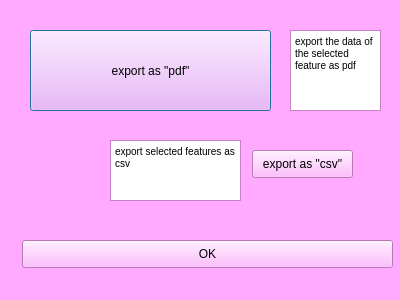
<?xml version="1.0" encoding="UTF-8"?>
<ui version="4.0">
 <class>Dialog</class>
 <widget class="QDialog" name="Dialog">
  <property name="geometry">
   <rect>
    <x>0</x>
    <y>0</y>
    <width>400</width>
    <height>300</height>
   </rect>
  </property>
  <property name="palette">
   <palette>
    <active>
     <colorrole role="WindowText">
      <brush brushstyle="SolidPattern">
       <color alpha="255">
        <red>0</red>
        <green>0</green>
        <blue>0</blue>
       </color>
      </brush>
     </colorrole>
     <colorrole role="Button">
      <brush brushstyle="SolidPattern">
       <color alpha="255">
        <red>255</red>
        <green>170</green>
        <blue>255</blue>
       </color>
      </brush>
     </colorrole>
     <colorrole role="Light">
      <brush brushstyle="SolidPattern">
       <color alpha="255">
        <red>255</red>
        <green>255</green>
        <blue>255</blue>
       </color>
      </brush>
     </colorrole>
     <colorrole role="Midlight">
      <brush brushstyle="SolidPattern">
       <color alpha="255">
        <red>255</red>
        <green>212</green>
        <blue>255</blue>
       </color>
      </brush>
     </colorrole>
     <colorrole role="Dark">
      <brush brushstyle="SolidPattern">
       <color alpha="255">
        <red>127</red>
        <green>85</green>
        <blue>127</blue>
       </color>
      </brush>
     </colorrole>
     <colorrole role="Mid">
      <brush brushstyle="SolidPattern">
       <color alpha="255">
        <red>170</red>
        <green>113</green>
        <blue>170</blue>
       </color>
      </brush>
     </colorrole>
     <colorrole role="Text">
      <brush brushstyle="SolidPattern">
       <color alpha="255">
        <red>0</red>
        <green>0</green>
        <blue>0</blue>
       </color>
      </brush>
     </colorrole>
     <colorrole role="BrightText">
      <brush brushstyle="SolidPattern">
       <color alpha="255">
        <red>255</red>
        <green>255</green>
        <blue>255</blue>
       </color>
      </brush>
     </colorrole>
     <colorrole role="ButtonText">
      <brush brushstyle="SolidPattern">
       <color alpha="255">
        <red>0</red>
        <green>0</green>
        <blue>0</blue>
       </color>
      </brush>
     </colorrole>
     <colorrole role="Base">
      <brush brushstyle="SolidPattern">
       <color alpha="255">
        <red>255</red>
        <green>255</green>
        <blue>255</blue>
       </color>
      </brush>
     </colorrole>
     <colorrole role="Window">
      <brush brushstyle="SolidPattern">
       <color alpha="255">
        <red>255</red>
        <green>170</green>
        <blue>255</blue>
       </color>
      </brush>
     </colorrole>
     <colorrole role="Shadow">
      <brush brushstyle="SolidPattern">
       <color alpha="255">
        <red>0</red>
        <green>0</green>
        <blue>0</blue>
       </color>
      </brush>
     </colorrole>
     <colorrole role="AlternateBase">
      <brush brushstyle="SolidPattern">
       <color alpha="255">
        <red>255</red>
        <green>212</green>
        <blue>255</blue>
       </color>
      </brush>
     </colorrole>
     <colorrole role="ToolTipBase">
      <brush brushstyle="SolidPattern">
       <color alpha="255">
        <red>255</red>
        <green>255</green>
        <blue>220</blue>
       </color>
      </brush>
     </colorrole>
     <colorrole role="ToolTipText">
      <brush brushstyle="SolidPattern">
       <color alpha="255">
        <red>0</red>
        <green>0</green>
        <blue>0</blue>
       </color>
      </brush>
     </colorrole>
     <colorrole role="PlaceholderText">
      <brush brushstyle="SolidPattern">
       <color alpha="128">
        <red>0</red>
        <green>0</green>
        <blue>0</blue>
       </color>
      </brush>
     </colorrole>
    </active>
    <inactive>
     <colorrole role="WindowText">
      <brush brushstyle="SolidPattern">
       <color alpha="255">
        <red>0</red>
        <green>0</green>
        <blue>0</blue>
       </color>
      </brush>
     </colorrole>
     <colorrole role="Button">
      <brush brushstyle="SolidPattern">
       <color alpha="255">
        <red>255</red>
        <green>170</green>
        <blue>255</blue>
       </color>
      </brush>
     </colorrole>
     <colorrole role="Light">
      <brush brushstyle="SolidPattern">
       <color alpha="255">
        <red>255</red>
        <green>255</green>
        <blue>255</blue>
       </color>
      </brush>
     </colorrole>
     <colorrole role="Midlight">
      <brush brushstyle="SolidPattern">
       <color alpha="255">
        <red>255</red>
        <green>212</green>
        <blue>255</blue>
       </color>
      </brush>
     </colorrole>
     <colorrole role="Dark">
      <brush brushstyle="SolidPattern">
       <color alpha="255">
        <red>127</red>
        <green>85</green>
        <blue>127</blue>
       </color>
      </brush>
     </colorrole>
     <colorrole role="Mid">
      <brush brushstyle="SolidPattern">
       <color alpha="255">
        <red>170</red>
        <green>113</green>
        <blue>170</blue>
       </color>
      </brush>
     </colorrole>
     <colorrole role="Text">
      <brush brushstyle="SolidPattern">
       <color alpha="255">
        <red>0</red>
        <green>0</green>
        <blue>0</blue>
       </color>
      </brush>
     </colorrole>
     <colorrole role="BrightText">
      <brush brushstyle="SolidPattern">
       <color alpha="255">
        <red>255</red>
        <green>255</green>
        <blue>255</blue>
       </color>
      </brush>
     </colorrole>
     <colorrole role="ButtonText">
      <brush brushstyle="SolidPattern">
       <color alpha="255">
        <red>0</red>
        <green>0</green>
        <blue>0</blue>
       </color>
      </brush>
     </colorrole>
     <colorrole role="Base">
      <brush brushstyle="SolidPattern">
       <color alpha="255">
        <red>255</red>
        <green>255</green>
        <blue>255</blue>
       </color>
      </brush>
     </colorrole>
     <colorrole role="Window">
      <brush brushstyle="SolidPattern">
       <color alpha="255">
        <red>255</red>
        <green>170</green>
        <blue>255</blue>
       </color>
      </brush>
     </colorrole>
     <colorrole role="Shadow">
      <brush brushstyle="SolidPattern">
       <color alpha="255">
        <red>0</red>
        <green>0</green>
        <blue>0</blue>
       </color>
      </brush>
     </colorrole>
     <colorrole role="AlternateBase">
      <brush brushstyle="SolidPattern">
       <color alpha="255">
        <red>255</red>
        <green>212</green>
        <blue>255</blue>
       </color>
      </brush>
     </colorrole>
     <colorrole role="ToolTipBase">
      <brush brushstyle="SolidPattern">
       <color alpha="255">
        <red>255</red>
        <green>255</green>
        <blue>220</blue>
       </color>
      </brush>
     </colorrole>
     <colorrole role="ToolTipText">
      <brush brushstyle="SolidPattern">
       <color alpha="255">
        <red>0</red>
        <green>0</green>
        <blue>0</blue>
       </color>
      </brush>
     </colorrole>
     <colorrole role="PlaceholderText">
      <brush brushstyle="SolidPattern">
       <color alpha="128">
        <red>0</red>
        <green>0</green>
        <blue>0</blue>
       </color>
      </brush>
     </colorrole>
    </inactive>
    <disabled>
     <colorrole role="WindowText">
      <brush brushstyle="SolidPattern">
       <color alpha="255">
        <red>127</red>
        <green>85</green>
        <blue>127</blue>
       </color>
      </brush>
     </colorrole>
     <colorrole role="Button">
      <brush brushstyle="SolidPattern">
       <color alpha="255">
        <red>255</red>
        <green>170</green>
        <blue>255</blue>
       </color>
      </brush>
     </colorrole>
     <colorrole role="Light">
      <brush brushstyle="SolidPattern">
       <color alpha="255">
        <red>255</red>
        <green>255</green>
        <blue>255</blue>
       </color>
      </brush>
     </colorrole>
     <colorrole role="Midlight">
      <brush brushstyle="SolidPattern">
       <color alpha="255">
        <red>255</red>
        <green>212</green>
        <blue>255</blue>
       </color>
      </brush>
     </colorrole>
     <colorrole role="Dark">
      <brush brushstyle="SolidPattern">
       <color alpha="255">
        <red>127</red>
        <green>85</green>
        <blue>127</blue>
       </color>
      </brush>
     </colorrole>
     <colorrole role="Mid">
      <brush brushstyle="SolidPattern">
       <color alpha="255">
        <red>170</red>
        <green>113</green>
        <blue>170</blue>
       </color>
      </brush>
     </colorrole>
     <colorrole role="Text">
      <brush brushstyle="SolidPattern">
       <color alpha="255">
        <red>127</red>
        <green>85</green>
        <blue>127</blue>
       </color>
      </brush>
     </colorrole>
     <colorrole role="BrightText">
      <brush brushstyle="SolidPattern">
       <color alpha="255">
        <red>255</red>
        <green>255</green>
        <blue>255</blue>
       </color>
      </brush>
     </colorrole>
     <colorrole role="ButtonText">
      <brush brushstyle="SolidPattern">
       <color alpha="255">
        <red>127</red>
        <green>85</green>
        <blue>127</blue>
       </color>
      </brush>
     </colorrole>
     <colorrole role="Base">
      <brush brushstyle="SolidPattern">
       <color alpha="255">
        <red>255</red>
        <green>170</green>
        <blue>255</blue>
       </color>
      </brush>
     </colorrole>
     <colorrole role="Window">
      <brush brushstyle="SolidPattern">
       <color alpha="255">
        <red>255</red>
        <green>170</green>
        <blue>255</blue>
       </color>
      </brush>
     </colorrole>
     <colorrole role="Shadow">
      <brush brushstyle="SolidPattern">
       <color alpha="255">
        <red>0</red>
        <green>0</green>
        <blue>0</blue>
       </color>
      </brush>
     </colorrole>
     <colorrole role="AlternateBase">
      <brush brushstyle="SolidPattern">
       <color alpha="255">
        <red>255</red>
        <green>170</green>
        <blue>255</blue>
       </color>
      </brush>
     </colorrole>
     <colorrole role="ToolTipBase">
      <brush brushstyle="SolidPattern">
       <color alpha="255">
        <red>255</red>
        <green>255</green>
        <blue>220</blue>
       </color>
      </brush>
     </colorrole>
     <colorrole role="ToolTipText">
      <brush brushstyle="SolidPattern">
       <color alpha="255">
        <red>0</red>
        <green>0</green>
        <blue>0</blue>
       </color>
      </brush>
     </colorrole>
     <colorrole role="PlaceholderText">
      <brush brushstyle="SolidPattern">
       <color alpha="128">
        <red>0</red>
        <green>0</green>
        <blue>0</blue>
       </color>
      </brush>
     </colorrole>
    </disabled>
   </palette>
  </property>
  <property name="windowTitle">
   <string>Dialog</string>
  </property>
  <widget class="QPushButton" name="pdf_button">
   <property name="geometry">
    <rect>
     <x>30</x>
     <y>30</y>
     <width>241</width>
     <height>81</height>
    </rect>
   </property>
   <property name="text">
    <string>export as &quot;pdf&quot;</string>
   </property>
  </widget>
  <widget class="QPushButton" name="csv_button">
   <property name="geometry">
    <rect>
     <x>252</x>
     <y>150</y>
     <width>101</width>
     <height>28</height>
    </rect>
   </property>
   <property name="text">
    <string>export as &quot;csv&quot;</string>
   </property>
  </widget>
  <widget class="QPushButton" name="ok_button">
   <property name="geometry">
    <rect>
     <x>22</x>
     <y>240</y>
     <width>371</width>
     <height>28</height>
    </rect>
   </property>
   <property name="text">
    <string>OK</string>
   </property>
  </widget>
  <widget class="QTextBrowser" name="textBrowser">
   <property name="geometry">
    <rect>
     <x>290</x>
     <y>30</y>
     <width>91</width>
     <height>81</height>
    </rect>
   </property>
   <property name="html">
    <string>&lt;!DOCTYPE HTML PUBLIC &quot;-//W3C//DTD HTML 4.0//EN&quot; &quot;http://www.w3.org/TR/REC-html40/strict.dtd&quot;&gt;
&lt;html&gt;&lt;head&gt;&lt;meta name=&quot;qrichtext&quot; content=&quot;1&quot; /&gt;&lt;style type=&quot;text/css&quot;&gt;
p, li { white-space: pre-wrap; }
&lt;/style&gt;&lt;/head&gt;&lt;body style=&quot; font-family:'MS Shell Dlg 2'; font-size:7.8pt; font-weight:400; font-style:normal;&quot;&gt;
&lt;p style=&quot; margin-top:0px; margin-bottom:0px; margin-left:0px; margin-right:0px; -qt-block-indent:0; text-indent:0px;&quot;&gt;export the data of the selected feature as pdf&lt;/p&gt;&lt;/body&gt;&lt;/html&gt;</string>
   </property>
  </widget>
  <widget class="QTextBrowser" name="textBrowser_2">
   <property name="geometry">
    <rect>
     <x>110</x>
     <y>140</y>
     <width>131</width>
     <height>61</height>
    </rect>
   </property>
   <property name="html">
    <string>&lt;!DOCTYPE HTML PUBLIC &quot;-//W3C//DTD HTML 4.0//EN&quot; &quot;http://www.w3.org/TR/REC-html40/strict.dtd&quot;&gt;
&lt;html&gt;&lt;head&gt;&lt;meta name=&quot;qrichtext&quot; content=&quot;1&quot; /&gt;&lt;style type=&quot;text/css&quot;&gt;
p, li { white-space: pre-wrap; }
&lt;/style&gt;&lt;/head&gt;&lt;body style=&quot; font-family:'MS Shell Dlg 2'; font-size:7.8pt; font-weight:400; font-style:normal;&quot;&gt;
&lt;p style=&quot; margin-top:0px; margin-bottom:0px; margin-left:0px; margin-right:0px; -qt-block-indent:0; text-indent:0px;&quot;&gt;export selected features as csv&lt;/p&gt;
&lt;p style=&quot;-qt-paragraph-type:empty; margin-top:0px; margin-bottom:0px; margin-left:0px; margin-right:0px; -qt-block-indent:0; text-indent:0px;&quot;&gt;&lt;br /&gt;&lt;/p&gt;&lt;/body&gt;&lt;/html&gt;</string>
   </property>
  </widget>
 </widget>
 <resources/>
 <connections/>
</ui>
